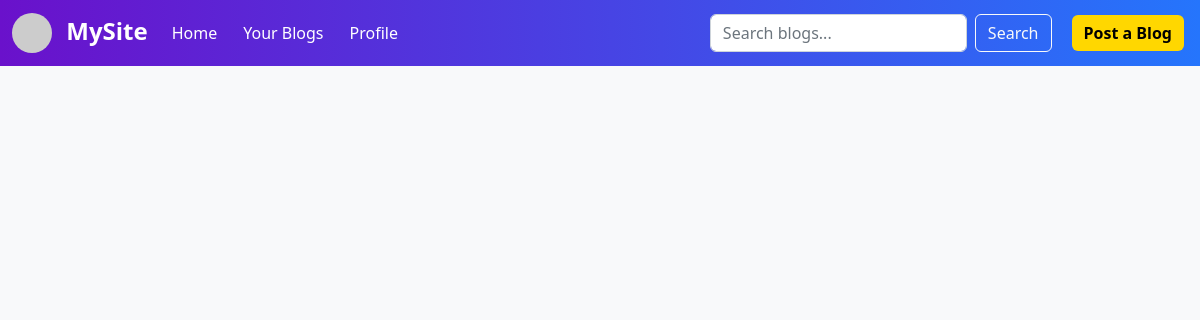
The app's page /, older data.
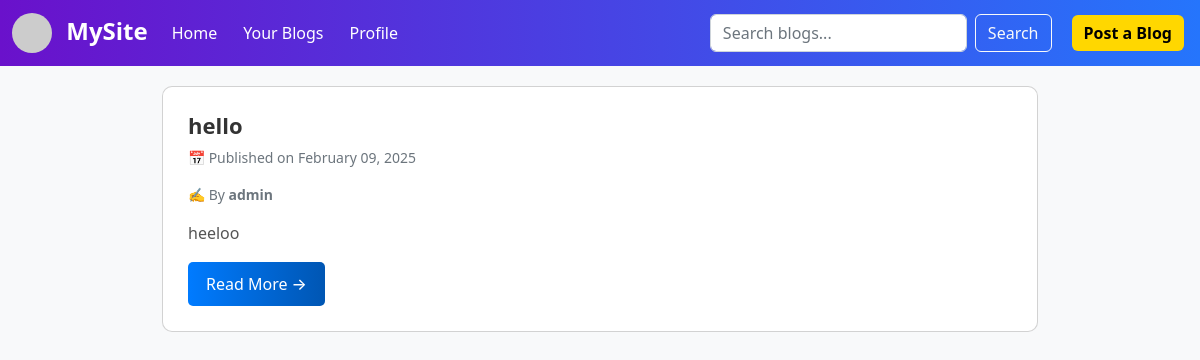
The same page, newer data.
### blogs/models.py (models this page shows, shortened)
class Blog(models.Model):
    id = models.CharField(primary_key=True, max_length=8, default=short_uuid, editable=False, unique=True)
    title = models.CharField(max_length=200)
    content = models.TextField()
    author = models.ForeignKey(User, on_delete=models.CASCADE)
    created_at = models.DateTimeField(auto_now_add=True)
    image = models.ImageField(upload_to='blog_images/', null=True, blank=True)

### accounts/models.py (models this page shows, shortened)
class User (AbstractUser):
    id = models.UUIDField(primary_key= True , default= uuid.uuid4 , editable=False)
    username = models.CharField(max_length=50 , unique=True)
    password = models.CharField(max_length=50)
    mobileno = models.CharField(max_length=10, validators=[MinLengthValidator(10)] , unique=True )
    email = models.EmailField(unique=True)
    profile_image = models.ImageField(upload_to='profile_images/' , blank=True , null= True)
    objects = Usermanager()
    USERNAME_FIELD = 'username'
    REQUIRED_FIELDS = ['email' , 'first_name' , 'last_name' , 'mobileno']
    def __str__(self):
        return f" {self.username}"

### accounts/views.py (the view)
# urls.py: path('', home ,  name='home' ),
def home(request):
        blogs = Blog.objects.all()
        return render(request, 'accounts/home.html' , {'blogs' : blogs})

### accounts/templates/accounts/home.html (shortened to what this page needs)
{% extends "base.html" %}
{% block content %}
<div class="container blog-container">
    {% for i in blogs|dictsortreversed:"created_at" %}
    <div class="card blog-card mb-4">
        <div class="card-body">
            <h5 class="blog-title">{{ i.title }}</h5>
            <p class="blog-date">📅 Published on {{ i.created_at|date:"F d, Y" }}</p>
            <p class="blog-author">✍️ By <strong>{{ i.author }}</strong></p>
            <p class="blog-content">{{ i.content|striptags|truncatechars:150 }}</p>
            <a href="{% url 'blog' i.id %}" class="read-more-btn">Read More →</a>
        </div>
    </div>
    {% endfor %}
</div>
{% endblock content %}

### templates/base.html (shortened to what this page needs)
<!doctype html>
<html lang="en">
  <head>
    <link href="https://cdn.jsdelivr.net/npm/bootstrap@5.2.3/dist/css/bootstrap.min.css" rel="stylesheet">
    <link rel="stylesheet" href="https://cdnjs.cloudflare.com/ajax/libs/font-awesome/6.4.2/css/all.min.css">
  </head>
  <body>
    <nav class="navbar navbar-expand-lg navbar-dark">
      <div class="container-fluid">
        <a class="navbar-brand" href="#">
          <img src="https://via.placeholder.com/40" alt="Logo" class="rounded-circle me-2">
          MySite
        </a>
        <div class="collapse navbar-collapse" id="navbarNav">
          <ul class="navbar-nav me-auto">
            <li class="nav-item">
              <a class="nav-link" href="{% url "home" %}">Home</a>
            </li>
            <li class="nav-item">
              <a class="nav-link" href="{% url "yourblog" %}">Your Blogs</a>
            </li>
            <li class="nav-item">
              <a class="nav-link" href="{% url "profile" %}">Profile</a>
            </li>
          </ul>
          <form class="d-flex me-3">
            <input class="form-control search-input" type="search" placeholder="Search blogs..." aria-label="Search">
            <button class="btn btn-outline-light ms-2" type="submit">Search</button>
          </form>
          <a href="{% url 'create_blog' %}" class="btn post-btn m-1">Post a Blog</a>
        </div>
      </div>
    </nav>
    <div class="container-fluid">
      {% block content %}{% endblock content %}
    </div>
  </body>
</html>

### accounts/templates/accounts/home.html (style rules this page uses)
body { background-color: #f8f9fa; }
.blog-container { max-width: 900px; margin: auto; padding-top: 20px; }
.blog-card { border-radius: 10px; overflow: hidden; transition: transform 0.3s ease, box-shadow 0.3s ease; background: white; }
.card-body { padding: 25px; }
.blog-title { font-size: 22px; font-weight: bold; color: #333; }
.blog-date, .blog-author { font-size: 14px; color: #6c757d; }
.blog-content { font-size: 16px; color: #555; line-height: 1.6; }
.read-more-btn { background: linear-gradient(to right, #007bff, #0056b3); color: white; padding: 10px 18px; border-radius: 5px; text-decoration: none; font-weight: 500; display: inline-block; transition: background 0.3s ease-in-out, transform 0.2s; }

### templates/base.html (style rules this page uses)
.navbar { background: linear-gradient(90deg, #6a11cb 0%, #2575fc 100%); }
.navbar-brand { font-size: 1.5rem; font-weight: bold; color: #fff !important; }
.navbar-nav .nav-link { color: #fff !important; font-weight: 500; margin-right: 10px; transition: color 0.3s ease; }
.post-btn { background-color: #ffd700; color: #000; font-weight: bold; border: none; transition: all 0.3s ease; }
.search-input { max-width: 300px; }

Row changes from the older to the newer data that the page shows:
added Blog: title "hello", created_at "February 09, 2025", author "admin", content "heeloo"
